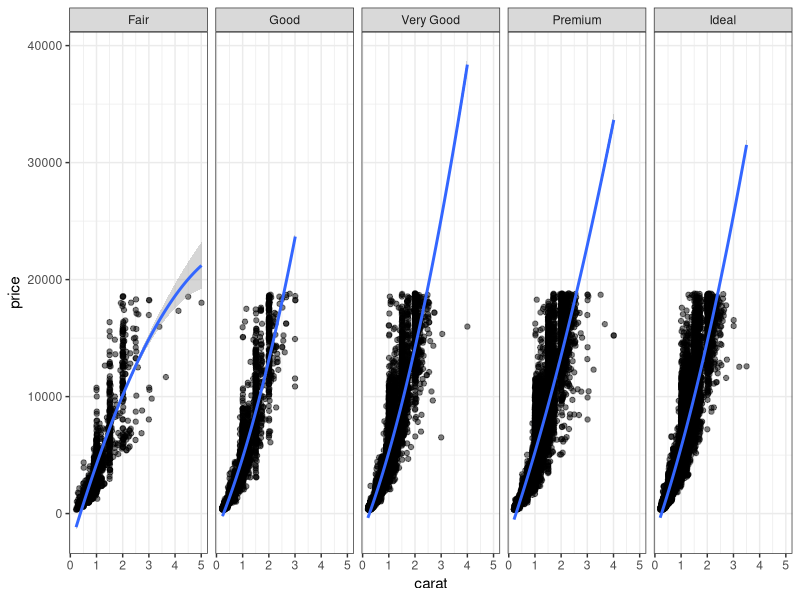
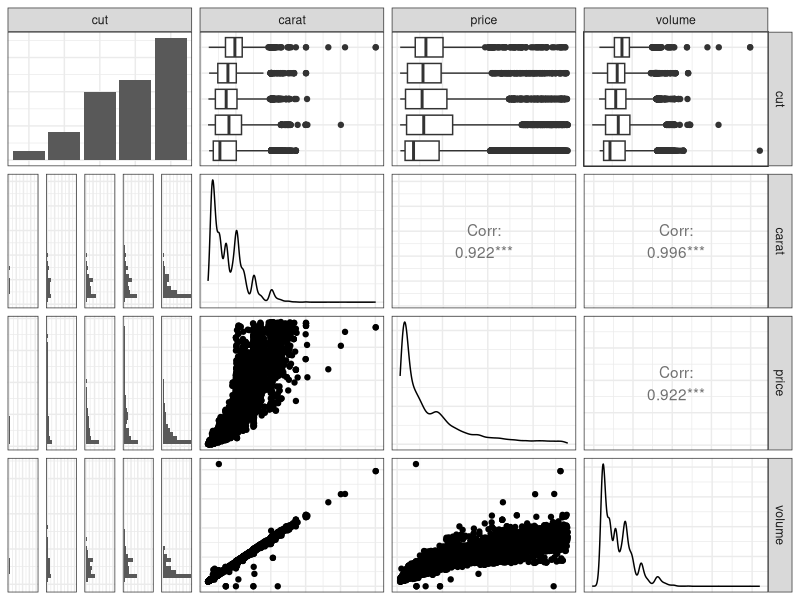

Generate these figures, in order, with R:


library(ggplot2)
library(dplyr)
data(diamonds)
diamonds %>% 
    ggplot(aes(x=carat,y=price)) + 
    geom_point(alpha=0.5) +
    facet_grid(~ cut) + 
    stat_smooth(method = lm, formula = y ~ poly(x,2)) + 
    theme_bw()

#install.packages("GGally")
library(GGally)

diamonds %>% 
    mutate(volume = x*y*z) %>%
    select(cut, carat, price, volume) %>%
    sample_frac(0.5, replace=TRUE) %>% 
    ggpairs(axisLabels="none") + 
    theme_bw()


